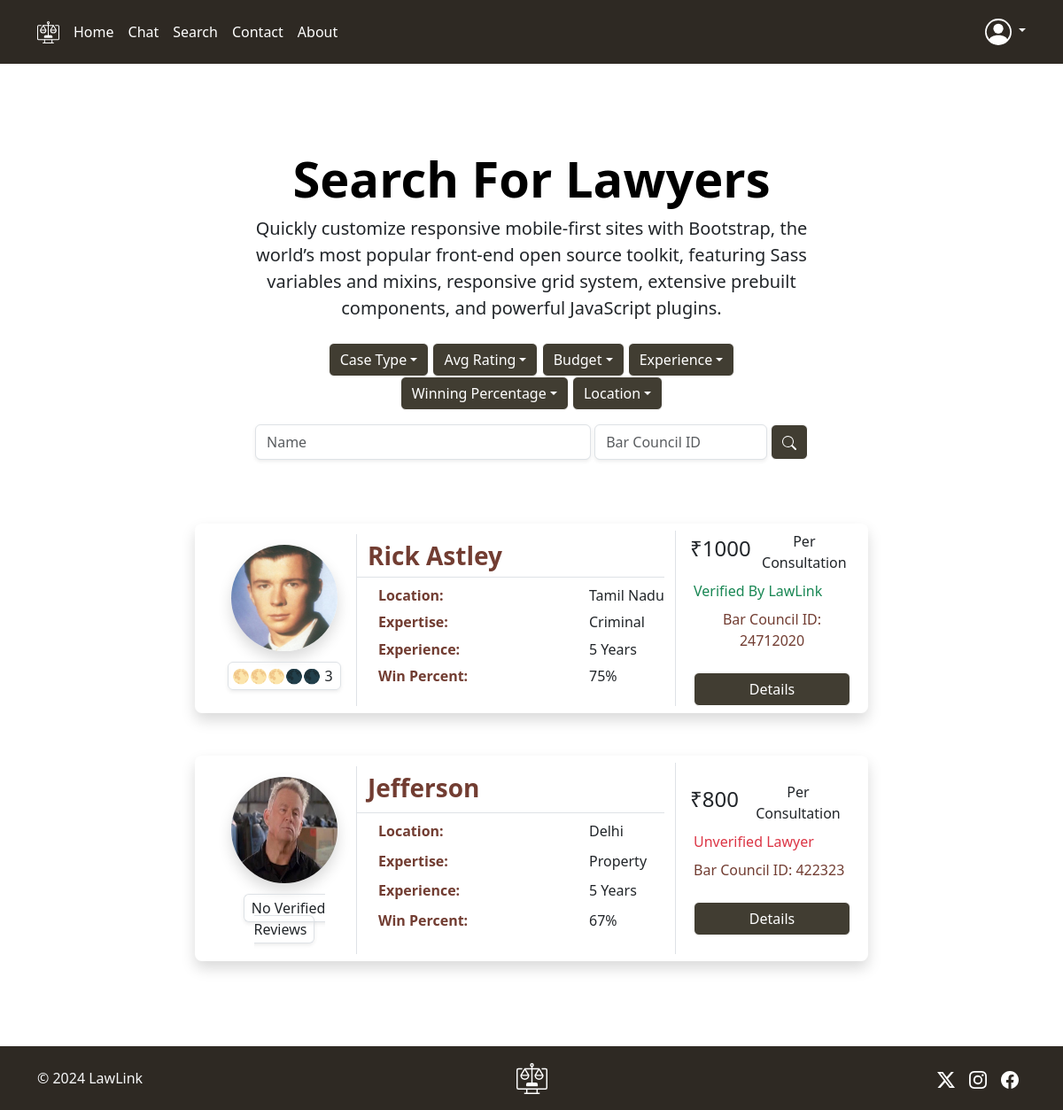
The page /search (signed in) on the database its author committed.
### main.py (models this page shows)
class Lawyer(db.Model, UserMixin):
    __table_name__ = 'lawyer'
    id: db.Mapped[int] = db.mapped_column(primary_key=True)
    name = db.Column(db.String(80), nullable=False)
    pic_url = db.Column(db.String(200), nullable=False)
    bio = db.Column(db.String(200), nullable=False)
    education = db.Column(db.String(20), nullable=False)
    bar_council_id = db.Column(db.Integer, nullable=False, unique=True)
    location = db.Column(db.String(200), nullable=False)
    expertise = db.Column(db.String(200), nullable=False)
    experience = db.Column(db.Integer, nullable=False)
    ongoing = db.Column(db.Integer, nullable=False)
    won = db.Column(db.Integer, nullable=False)
    lost = db.Column(db.Integer, nullable=False)
    verified = db.Column(db.Boolean, default=False)
    phone = db.Column(db.Integer, nullable=False)
    email = db.Column(db.String(200), nullable=False)
    fee = db.Column(db.Integer, nullable=False)
    id_url = db.Column(db.String(200), nullable=False)
    verified_sum = db.Column(db.Integer, default=0)
    verified_count = db.Column(db.Integer, default=0)
    user: db.Mapped["User"] = db.relationship(back_populates="lawyer")
    user_id: db.Mapped[int] = db.mapped_column(db.ForeignKey("user.id"))
    lawyer_rating: db.Mapped[List["Rating"]] = db.relationship(back_populates="lawyer")
    lawyer_contact: db.Mapped[List["Contact"]] = db.relationship(back_populates="lawyer")

### main.py (the view, shortened to what this page needs)
@app.route('/search', methods=['POST', 'GET'])
@login_required
def search():
    matching_lawyers = db.session.execute(db.select(Lawyer)).scalars()
    lawyer = db.session.execute(db.select(Lawyer).where(Lawyer.id == 1)).scalars()
    return render_template('search.html', matching_lawyers=matching_lawyers, lawyer=lawyer, rating_dict=rating_dict)

### main.py (called while the page is built)
@login_manager.user_loader
def load_user(user_id):
    return db.session.execute(db.select(User).where(User.id == user_id)).scalar()

### templates/search.html (shortened to what this page needs)
{% extends 'header.html' %}
{% block content %}
  <div class="px-4 pt-5 mt-5 text-center">
    <h1 class="display-4 fw-bold text-body-emphasis">Search For Lawyers</h1>
    <div class="col-lg-7 mx-auto">
      <p class="lead mb-4">Quickly customize responsive mobile-first sites with Bootstrap, the world’s most popular front-end open source toolkit, featuring Sass variables and mixins, responsive grid system, extensive prebuilt components, and powerful JavaScript plugins.</p>
      <form id="searchForm" enctype="multipart/form-data" class="mx-1 mx-md-4 pb-3" data-sb-form-api-token="API_TOKEN" action="{{ url_for('search') }}" method="post">
        <div class="dropdown">
          <button id="case" class="btn btn-brown dropdown-toggle" type="button" data-bs-toggle="dropdown" aria-expanded="false" value="">Case Type</button>
          <button id="rating" class="btn btn-brown dropdown-toggle" type="button" data-bs-toggle="dropdown" aria-expanded="false" value="">Avg Rating</button>
          <button id="budget" class="btn btn-brown dropdown-toggle" type="button" data-bs-toggle="dropdown" aria-expanded="false" value="">Budget</button>
          <button id="experience" class="btn btn-brown dropdown-toggle" type="button" data-bs-toggle="dropdown" aria-expanded="false" value="">Experience</button>
          <button id="win_loss" class="btn btn-brown dropdown-toggle" type="button" data-bs-toggle="dropdown" aria-expanded="false" value="">Winning Percentage</button>
          <button id="Location" class="btn btn-brown dropdown-toggle" type="button" data-bs-toggle="dropdown" aria-expanded="false" value="">Location</button>
        </div>
        <div class="d-flex mt-3">
          <input type="text" id="name" class="form-control shadow-sm me-1" name="name" placeholder="Name" autocomplete="off">
          <input type="text" id="bar_council_id" class="form-control shadow-sm me-1 w-50" name="bar_council_id" autocomplete="off" placeholder="Bar Council ID">
          <button type="submit" class="btn btn-brown pb-2">
            <svg xmlns="http://www.w3.org/2000/svg" width="16" height="16" fill="currentColor" class="bi bi-search" viewBox="0 0 16 16">
              <path d="M11.742 10.344a6.5 6.5 0 1 0-1.397 1.398h-.001q.044.06.098.115l3.85 3.85a1 1 0 0 0 1.415-1.414l-3.85-3.85a1 1 0 0 0-.115-.1zM12 6.5a5.5 5.5 0 1 1-11 0 5.5 5.5 0 0 1 11 0"/>
            </svg>
          </button>
        </div>
      </form>
    </div>
    <div class="container mt-5 mb-5">
      <div class="d-flex justify-content-center row">
        <div class="col-md-8">
        {% for lawyer in matching_lawyers: %}
          <div class="row p-2 bg-white border-danger rounded-3 shadow mt-2 mb-5">
            <div class="col-3 my-3 rounded">
              <img class="rounded-circle shadow" src="{{ url_for('static', filename=lawyer.pic_url) }}" width="120px" height="120px">
              {% if lawyer.verified_count > 0: %}
                {% set avg_rating = (lawyer.verified_sum/lawyer.verified_count)|round(1) %}
                {% if avg_rating - avg_rating|int == 0.5: %}
                  {% set avg_rating = avg_rating|int + 0.5 %}
                {% elif avg_rating - avg_rating|int > 0.5: %}
                  {% set avg_rating = avg_rating|int + 0.7 %}
                {% elif avg_rating - avg_rating|int < 0.5 and avg_rating - avg_rating|int > 0.1: %}
                  {% set avg_rating = avg_rating|int + 0.2 %}
                {% else: %}
                  {% set avg_rating = avg_rating %}
                {% endif %}
                <div class="mt-3">
                  <span class="p-1 pe-2 rounded border shadow-sm">{{ rating_dict[avg_rating] }} {{ lawyer.verified_count }}</span>
                </div>
              {% else: %}
                <div class="mt-3">
                  <span class="p-1 px-2 rounded border shadow-sm">No Verified Reviews</span>
                </div>
              {% endif %}
            </div>
            <div class="col-md-6 mt-1 text-brown row border-start">
              <h3 class="mt-2 fw-bold row border-bottom mt-2">{{ lawyer.name }}</h3>
              <p class="d-flex mb-0 fw-bold">Location:&nbsp;&nbsp;<span class="text-dark pos-665">{{ lawyer.location }}</span></p>
              <p class="d-flex mb-0 fw-bold">Expertise:&nbsp;&nbsp;<span class="text-dark pos-665">{{ lawyer.expertise }}</span></p>
              <p class="d-flex mb-0 fw-bold">Experience:&nbsp;&nbsp;<span class="text-dark pos-665">{{ lawyer.experience }} Years</span></p>
              <p class="d-flex fw-bold">Win Percent:&nbsp;&nbsp;<span class="text-dark pos-665">{{ (lawyer.won/(lawyer.lost+lawyer.won)*100)|int }}%</span></p>
            </div>
            <div class="align-items-center align-content-center col border-start">
              <div class="d-flex flex-row align-items-center ms-1">
                <h4 class="me-2">₹{{ lawyer.fee }}</h4><span>Per Consultation</span>
              </div>
              {% if lawyer.verified: %}
                <p class="text-success d-flex my-2 ms-2">Verified By LawLink</p>
              {% else: %}
                <p class="text-danger d-flex my-2 ms-2">Unverified Lawyer</p>
              {% endif %}
              <p class="text-brown d-flex my-2 ms-2">Bar Council ID: {{ lawyer.bar_council_id }}</p>
              <div class="d-flex flex-column mt-4">
                <a href="/profile/{{ lawyer.id }}" class="btn btn-brown ms-2" type="button">Details</a>
              </div>
            </div>
          </div>
        {% endfor %}
        </div>
      </div>
    </div>
  </div>
{% include 'footer.html' %}
{% endblock %}

### static/css/styles.css (style rules this page uses)
.text-brown { color: #723D32; }
.pos-665 { font-weight: normal; position: absolute; left: 665px; }
.btn-brown { color: #FFFFFF; background-color: #413D32; border-color: #FFFFFF; }

### rows shown on the page
Lawyer: pic_url (picture), rating_dict "🌕🌕🌕🌑🌑", verified_count "3", name "Rick Astley", location "Tamil Nadu", expertise "Criminal", experience "5", (lawyer.won/(lawyer.lost+lawyer.won)*100)|int "75", fee "1000", verified "Verified By LawLink", bar_council_id "24712020"
Lawyer: pic_url (picture), verified_count "No Verified Reviews", name "Jefferson", location "Delhi", expertise "Property", experience "5", (lawyer.won/(lawyer.lost+lawyer.won)*100)|int "67", fee "800", verified "Unverified Lawyer", bar_council_id "422323"
